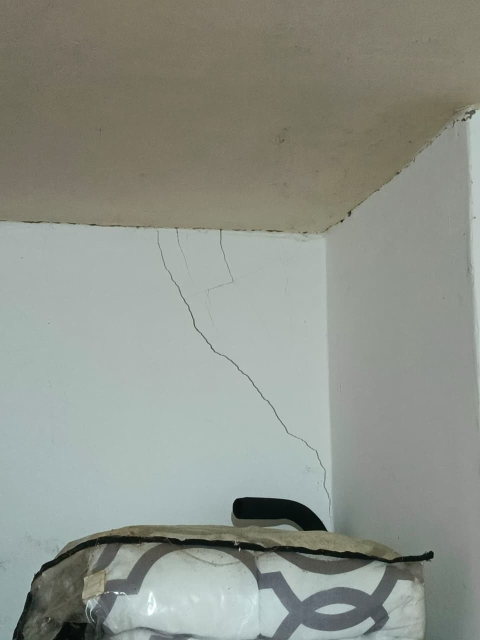
#> input picture data/external_test/1.jpeg, 960 x 1280 px (shown at 1/2 size)
$ python -i crack_geometry.py   (imports and definitions only)
#> lines starting #> are read from the running program, lines starting #| are printed output that depends on the picture; after the words box and inside, x2 and y2 are one past the last pixel; in counts of white or black regions, pixels touching at a corner belong together
"""Orientación geométrica de la fisura a partir de la foto (OpenCV).

No sustituye a la CNN: solo estima si el trazo dominante es vertical,
horizontal, inclinado (~45°) o tipo malla. Ángulos en el plano de la imagen.
"""

from __future__ import annotations

from dataclasses import dataclass

import cv2
import numpy as np

VERTICAL = "vertical"
HORIZONTAL = "horizontal"
INCLINADA = "inclinada"
MALLA = "malla"
DESCONOCIDA = "desconocida"

DISPLAY_NAME: dict[str, str] = {
    VERTICAL: "Vertical",
    HORIZONTAL: "Horizontal",
    INCLINADA: "Inclinada (~45°)",
    MALLA: "Malla / varias direcciones",
    DESCONOCIDA: "No clara",
}

_BIN_HALF_WIDTH = 22.0


@dataclass(frozen=True)
class GeometryResult:
    label: str
    display_name: str
    confidence: float
    angle_deg: float | None
    notes: str


# [11 lines left out: function _to_gray, not called in this run]


def _crack_mask(gray: np.ndarray) -> np.ndarray:
    blur = cv2.GaussianBlur(gray, (5, 5), 0)
    kernel = cv2.getStructuringElement(cv2.MORPH_RECT, (9, 9))
    blackhat = cv2.morphologyEx(blur, cv2.MORPH_BLACKHAT, kernel)
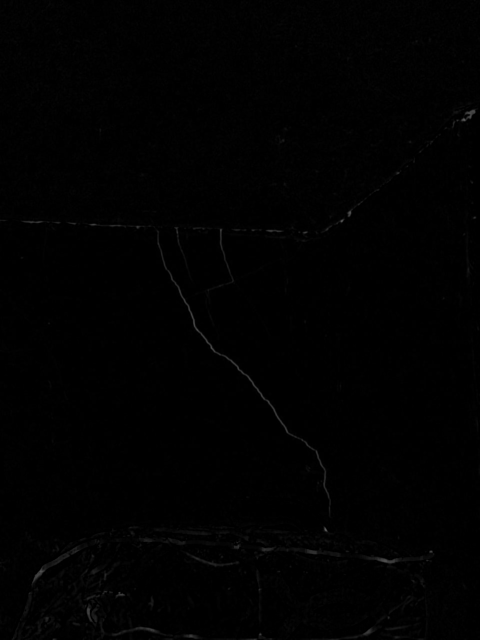
#> blackhat: shape (1280, 960) (shown at 1/2 size); min 0, max 98, mean 1.1
    blackhat = cv2.normalize(blackhat, None, 0, 255, cv2.NORM_MINMAX)
    _, mask = cv2.threshold(blackhat, 0, 255, cv2.THRESH_BINARY + cv2.THRESH_OTSU)
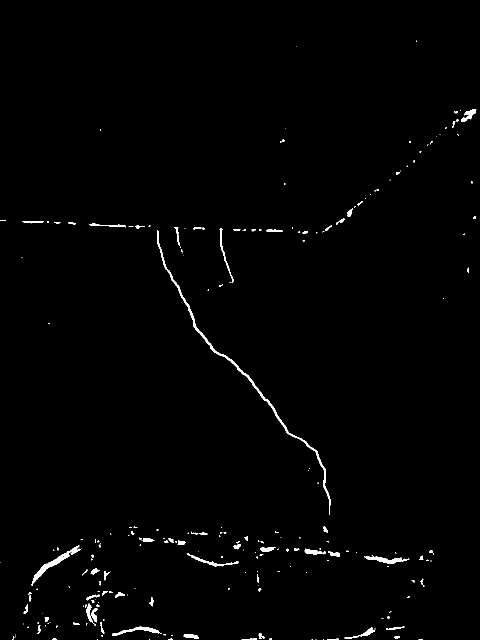
#> mask: shape (1280, 960) (shown at 1/2 size); 0.97% white; 230 white regions (157 under 20 px), largest, box (x1, y1, x2, y2) and area: (314, 461, 661, 1030) 2594, (63, 1091, 163, 1172) 1060, (732, 1112, 819, 1128) 585
    mask = cv2.medianBlur(mask, 3)
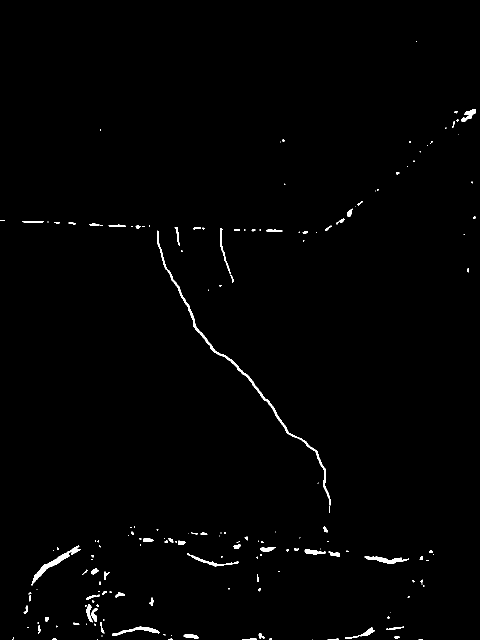
#> mask: shape (1280, 960) (shown at 1/2 size); 0.92% white; 172 white regions (97 under 20 px), largest, box (x1, y1, x2, y2) and area: (314, 461, 661, 1011) 2555, (63, 1091, 161, 1171) 1061, (729, 1113, 818, 1128) 590
    mask = cv2.morphologyEx(mask, cv2.MORPH_CLOSE, np.ones((3, 3), np.uint8), iterations=1)
#> mask: shape (1280, 960); 0.92% white; 166 white regions (93 under 20 px), largest, box (x1, y1, x2, y2) and area: (314, 461, 661, 1026) 2583, (63, 1091, 161, 1171) 1076, (729, 1113, 818, 1128) 598
    return mask


def _fold_angle_deg(dx: float, dy: float) -> float:
    ang = float(np.degrees(np.arctan2(dy, dx))) % 180.0
    return ang


# [117 lines left out: functions _bin_label, _hough_votes, _pca_angle, analyze_orientation, not called in this run]

>>> import cv2
>>> picture = cv2.imread('../data/external_test/1.jpeg', cv2.IMREAD_GRAYSCALE)
>>> result = _crack_mask(picture)

$ run again, on data/external_test/10.jpeg
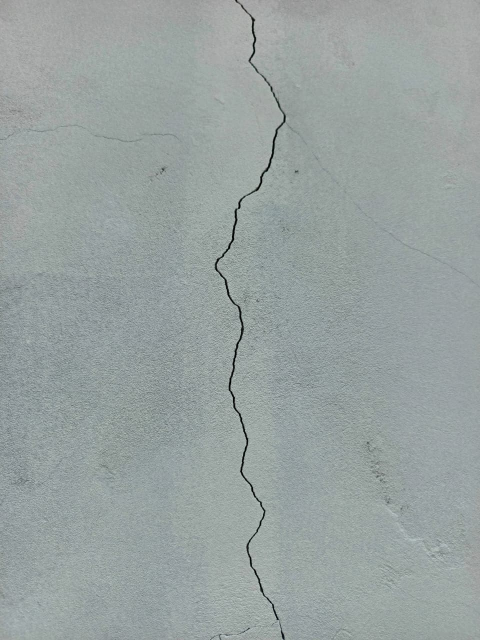
#> input picture data/external_test/10.jpeg, 960 x 1280 px (shown at 1/2 size)
#> in _crack_mask, `blackhat = cv2.morphologyEx(blur, cv2.MORPH_BLACKHAT, kernel)`:
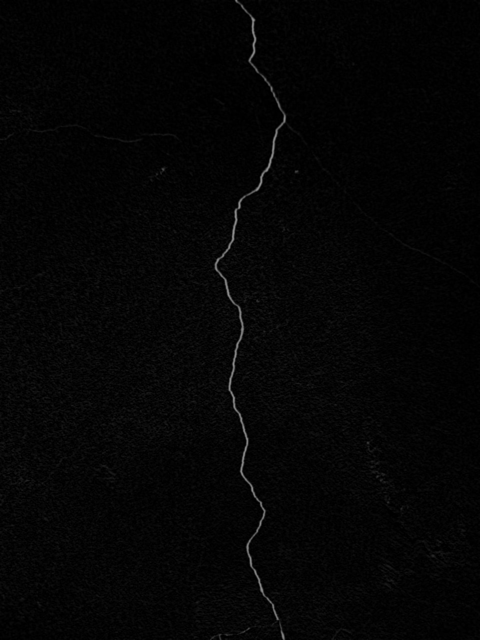
#> blackhat: shape (1280, 960) (shown at 1/2 size); min 0, max 152, mean 4.7
#> in _crack_mask, `_, mask = cv2.threshold(blackhat, 0, 255, cv2.THRESH_BINARY + cv2.THRE..`:
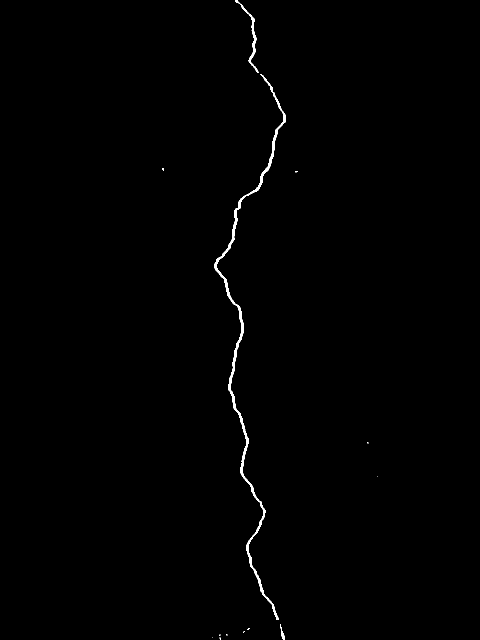
#> mask: shape (1280, 960) (shown at 1/2 size); 0.49% white; 13 white regions (10 under 20 px), largest, box (x1, y1, x2, y2) and area: (429, 148, 572, 1240) 5210, (470, 0, 518, 146) 670, (560, 1248, 570, 1280) 106

$ run again, on data/external_test/11.jpeg
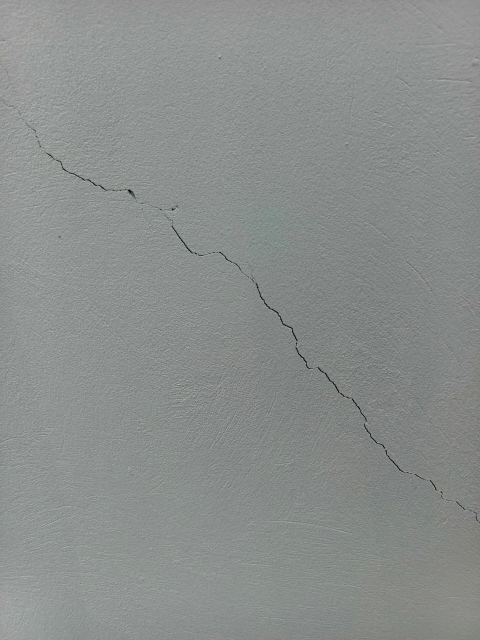
#> input picture data/external_test/11.jpeg, 960 x 1280 px (shown at 1/2 size)
#> in _crack_mask, `_, mask = cv2.threshold(blackhat, 0, 255, cv2.THRESH_BINARY + cv2.THRE..`:
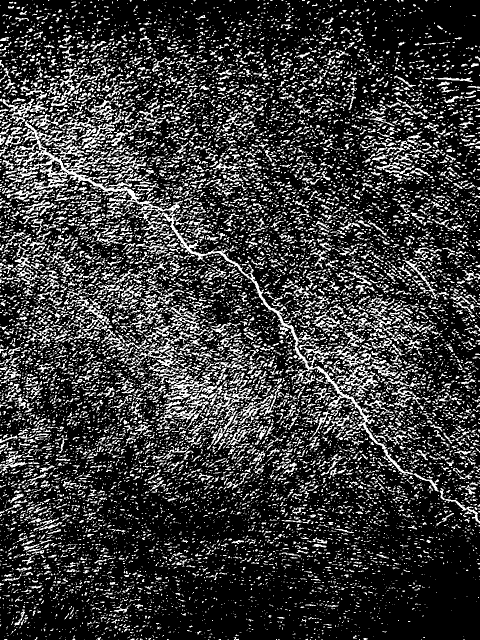
#> mask: shape (1280, 960) (shown at 1/2 size); 22.5% white in thin lines or dots
#> in _crack_mask, `mask = cv2.morphologyEx(mask, cv2.MORPH_CLOSE, np.ones((3, 3), np.uint..`:
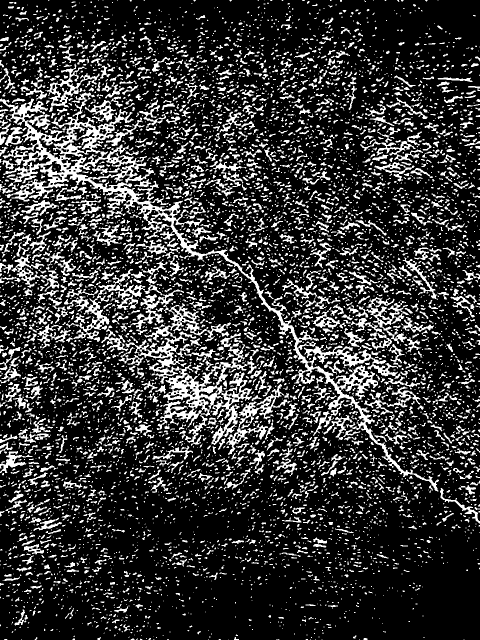
#> mask: shape (1280, 960) (shown at 1/2 size); 20.9% white; 6908 white regions (4835 under 20 px), largest, box (x1, y1, x2, y2) and area: (0, 185, 878, 983) 39209, (128, 538, 518, 892) 23850, (452, 768, 584, 910) 2975

$ run again, on data/external_test/12.jpeg
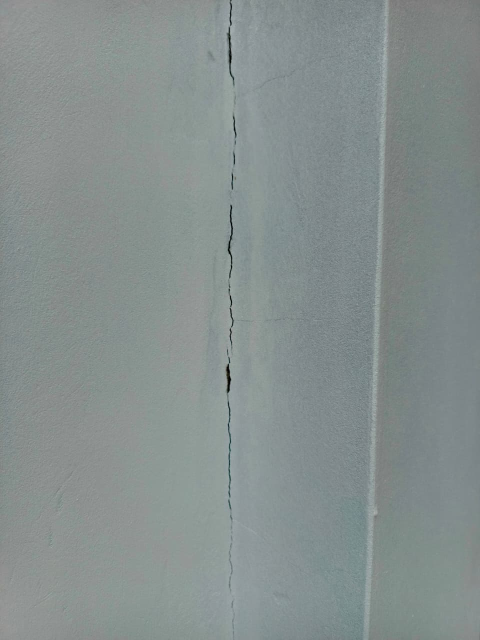
#> input picture data/external_test/12.jpeg, 960 x 1280 px (shown at 1/2 size)
#> in _crack_mask, `blackhat = cv2.morphologyEx(blur, cv2.MORPH_BLACKHAT, kernel)`:
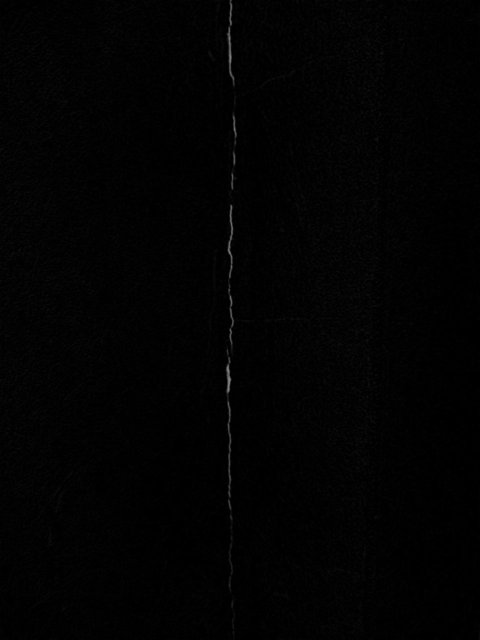
#> blackhat: shape (1280, 960) (shown at 1/2 size); min 0, max 132, mean 2
#> in _crack_mask, `_, mask = cv2.threshold(blackhat, 0, 255, cv2.THRESH_BINARY + cv2.THRE..`:
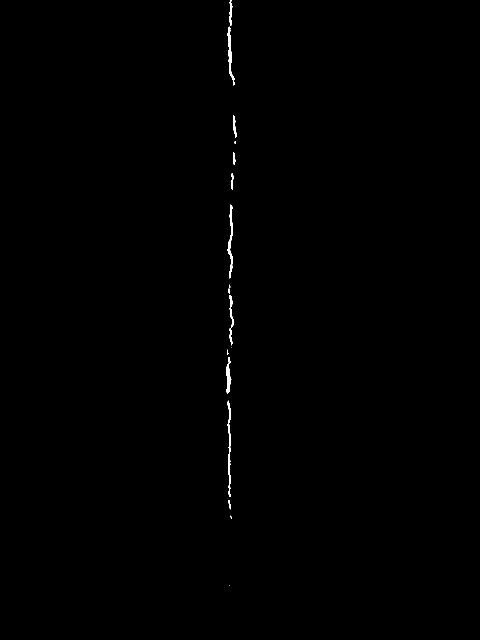
#> mask: shape (1280, 960) (shown at 1/2 size); 0.25% white; 18 white regions (6 under 20 px), largest, box (x1, y1, x2, y2) and area: (455, 409, 466, 557) 586, (455, 801, 462, 994) 583, (454, 53, 469, 171) 528
